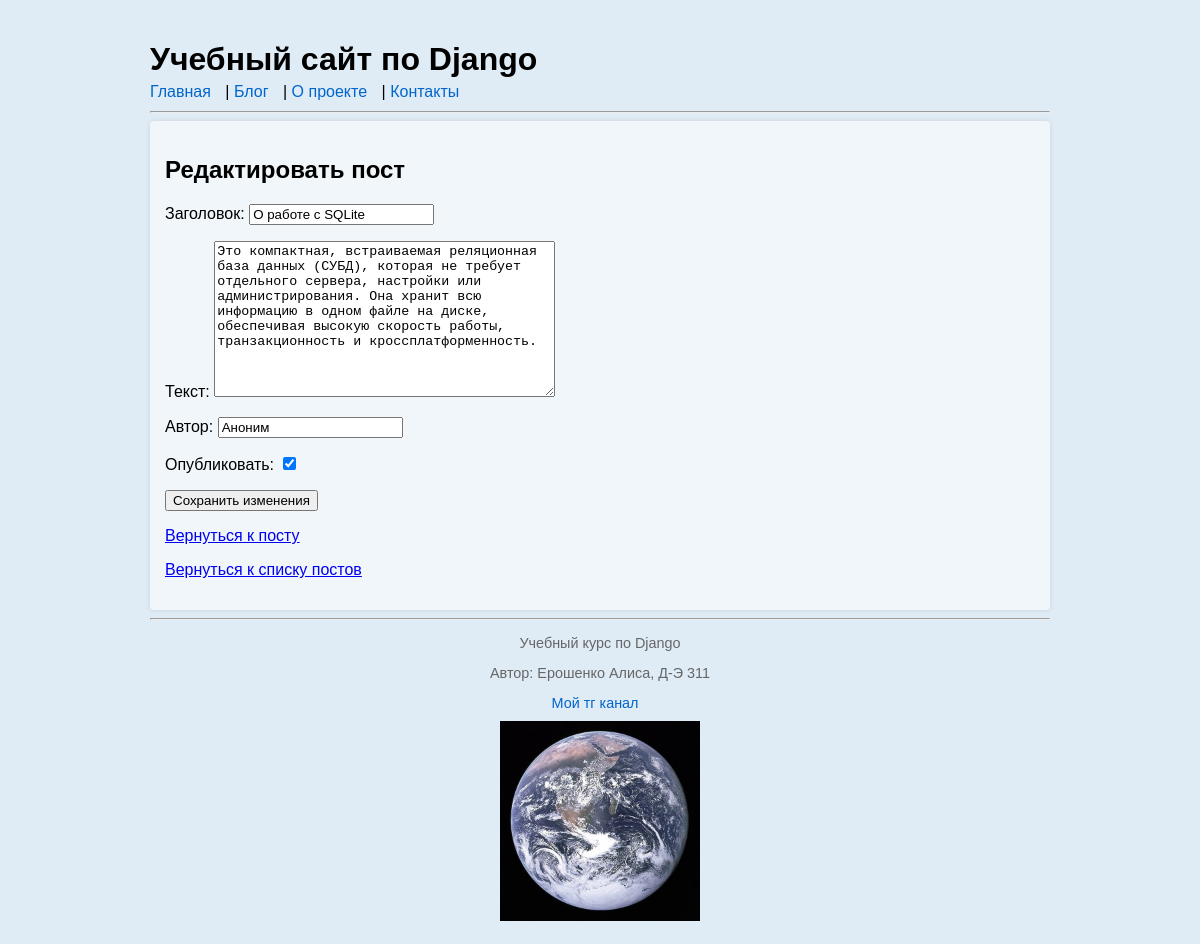
Page /blog/2/edit/ on the committed database.
### blog/models.py (models this page shows, shortened)
class Post(models.Model):
    title = models.CharField("Заголовок", max_length=200)
    body = models.TextField("Текст")
    created_at = models.DateTimeField("Создано", auto_now_add=True)
    updated_at = models.DateTimeField("Обновлено", auto_now=True)
    author = models.CharField("Автор", max_length=100, default="Аноним")
    is_published = models.BooleanField("Опубликовать", default=True)

### blog/views.py (the view)
# urls.py: path("blog/<int:pk>/edit/", post_edit, name="post_edit"),
def post_edit(request, pk):
    post = get_object_or_404(Post, pk=pk)
    if request.method =="POST":
        form = PostForm(request.POST, instance=post)
        if form.is_valid(): #True of false
            post = form.save()
            return redirect("post_detail", pk=post.pk)
    else:
        form = PostForm(instance=post)
        context = {"form": form, "post":post}
        return render(request, "blog/post_form_edit.html", context)

### blog/forms.py
class PostForm(forms.ModelForm): #class for settings
    class Meta:
        model = Post
        fields = ["title", "body", "author", "is_published"]

### blog/templates/blog/post_form_edit.html (shortened to what this page needs)
{% extends "blog/base.html" %}
{% block content %}
<h2>Редактировать пост</h2>
<form method="post">
    {{ form.as_p }}
    <button type="submit">Сохранить изменения</button>
    </form>
<p><a href="{% url 'post_detail' pk=post.pk %}">Вернуться к посту</a></p>
<p><a href="{% url 'post_list' %}">Вернуться к списку постов</a></p>
{% endblock %}

### static/css/styles.css (style rules this page uses)
body { font-family: Arial, sans-serif; max-width: 900px; margin: 0 auto; padding: 20px; background-color: #dfebf5; }

### rows in the picture
Post: title "О работе с SQLite", body "Это компактная, встраиваемая реляционная база данных (СУБД), которая не требует отдельного сервера, настройки или администрирования. Она хранит всю информацию в одном файле на диске, обеспечивая высокую скорость работы, транзакционность и кроссплатформенность.", author "Аноним", is_published "☑"
